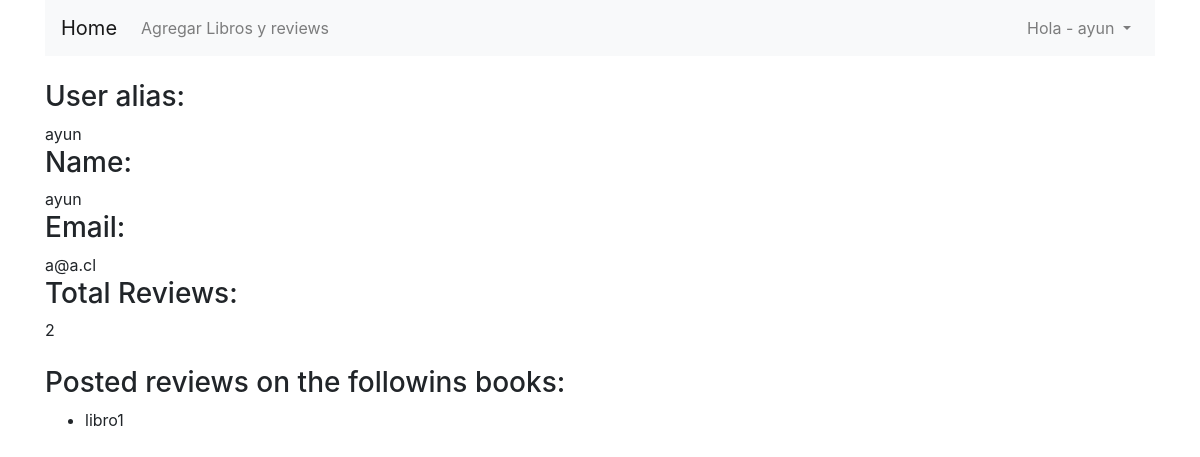
/users/1 (signed in), run on the app's committed database.
### login/models.py (models this page shows)
class User(models.Model):
    id = models.AutoField(primary_key=True)
    nombre = models.CharField(max_length=40)
    alias = models.CharField(max_length=40)
    email = models.CharField(max_length=40)
    password = models.CharField(max_length=255)
    rol = models.PositiveIntegerField(default=1)
    created_at = models.DateTimeField(auto_now_add=True)
    updated_at = models.DateTimeField(auto_now=True)
    objects = UserManager()

class Libro(models.Model):
    id = models.AutoField(primary_key=True)
    titulo = models.CharField(max_length=40)
    autor = models.ForeignKey(Autor, on_delete=CASCADE, related_name="libros")

### login/views.py (the view)
# urls.py: path('users/<int:user_id>', views.view_user, name='view_user'),
def view_user(request, user_id):
    usuario = User.objects.get(id = user_id)
    dict_review = Review.objects.filter(usuario = usuario).values('libro').annotate(total=Count('libro'))
    arreglo_libros = []
    for rev in dict_review:
        arreglo_libros.append(
            Libro.objects.filter(id = rev['libro'])
        )
    context = {
        'user': usuario,
        'rev_count': Review.objects.filter(usuario = usuario).count(),
        'reviews': arreglo_libros,
            }
    return render(request, 'user.html', context)

### login/templates/user.html (shortened to what this page needs)
<!DOCTYPE html>
<html lang="en">
<head>
    {% load static %}
    <link rel="stylesheet" href="https://stackpath.bootstrapcdn.com/bootstrap/4.1.3/css/bootstrap.min.css">
</head>
<body>
    <div class="container">
        {% include "navbar.html" %}
        <br>
        <div class="row">
            <div class="col">
                <h3>User alias: </h3>{{user.alias}}
                <h3>Name: </h3>{{user.nombre}}
                <h3>Email: </h3>{{user.email}}
                <h3>Total Reviews: </h3>{{rev_count}}
                <br><br>
                <h3>Posted reviews on the followins books: </h3>
                <ul>
                    {% for review in reviews %}
                    <li>{{review.0.titulo}}</li>
                    {% endfor %}
                </ul>
            </div>
        </div>
    </div>
</body>
</html>

### data on the page
User: alias "ayun", nombre "ayun", email "a@a.cl"
Libro: titulo "libro1"

### other printed values
{{ request.session.user_name }} "ayun"
{{ rev_count }} "2"
